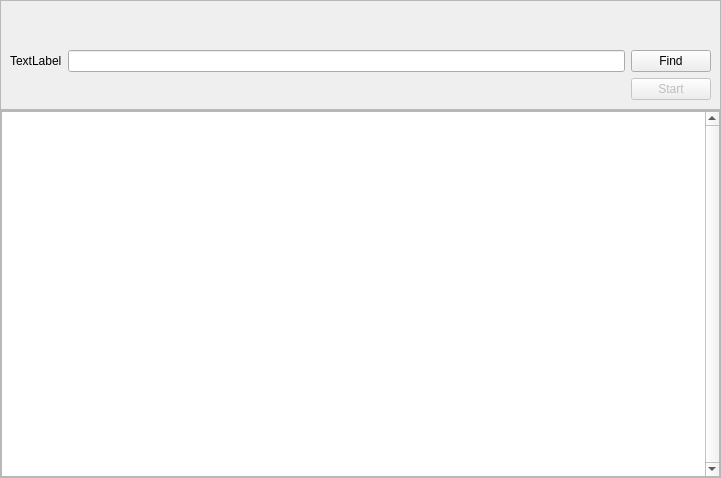
<?xml version="1.0" encoding="UTF-8"?>
<ui version="4.0">
 <class>Form</class>
 <widget class="QWidget" name="Form">
  <property name="geometry">
   <rect>
    <x>0</x>
    <y>0</y>
    <width>721</width>
    <height>478</height>
   </rect>
  </property>
  <property name="sizePolicy">
   <sizepolicy hsizetype="Preferred" vsizetype="Ignored">
    <horstretch>0</horstretch>
    <verstretch>0</verstretch>
   </sizepolicy>
  </property>
  <property name="windowTitle">
   <string>Form</string>
  </property>
  <layout class="QVBoxLayout" name="verticalLayout">
   <property name="spacing">
    <number>0</number>
   </property>
   <property name="margin">
    <number>0</number>
   </property>
   <item>
    <widget class="QFrame" name="frame">
     <property name="sizePolicy">
      <sizepolicy hsizetype="Preferred" vsizetype="Fixed">
       <horstretch>0</horstretch>
       <verstretch>0</verstretch>
      </sizepolicy>
     </property>
     <property name="frameShape">
      <enum>QFrame::StyledPanel</enum>
     </property>
     <property name="frameShadow">
      <enum>QFrame::Raised</enum>
     </property>
     <layout class="QGridLayout" name="gridLayout">
      <item row="2" column="2">
       <widget class="QPushButton" name="pushButton_start">
        <property name="enabled">
         <bool>false</bool>
        </property>
        <property name="text">
         <string>Start</string>
        </property>
       </widget>
      </item>
      <item row="1" column="0">
       <widget class="QLabel" name="labelSource">
        <property name="text">
         <string>TextLabel</string>
        </property>
       </widget>
      </item>
      <item row="1" column="2">
       <widget class="QPushButton" name="pushButton_locate">
        <property name="text">
         <string>Find</string>
        </property>
       </widget>
      </item>
      <item row="1" column="1">
       <widget class="QLineEdit" name="lineEditISource"/>
      </item>
      <item row="0" column="1">
       <spacer name="verticalSpacer">
        <property name="orientation">
         <enum>Qt::Vertical</enum>
        </property>
        <property name="sizeHint" stdset="0">
         <size>
          <width>20</width>
          <height>40</height>
         </size>
        </property>
       </spacer>
      </item>
     </layout>
    </widget>
   </item>
   <item>
    <widget class="QFrame" name="frame_2">
     <property name="frameShape">
      <enum>QFrame::StyledPanel</enum>
     </property>
     <property name="frameShadow">
      <enum>QFrame::Raised</enum>
     </property>
     <layout class="QHBoxLayout" name="horizontalLayout">
      <property name="margin">
       <number>0</number>
      </property>
      <item>
       <widget class="QTextEdit" name="consoleBox">
        <property name="verticalScrollBarPolicy">
         <enum>Qt::ScrollBarAlwaysOn</enum>
        </property>
        <property name="readOnly">
         <bool>true</bool>
        </property>
       </widget>
      </item>
     </layout>
     <zorder>frame</zorder>
     <zorder>consoleBox</zorder>
    </widget>
   </item>
  </layout>
 </widget>
 <resources/>
 <connections/>
</ui>
